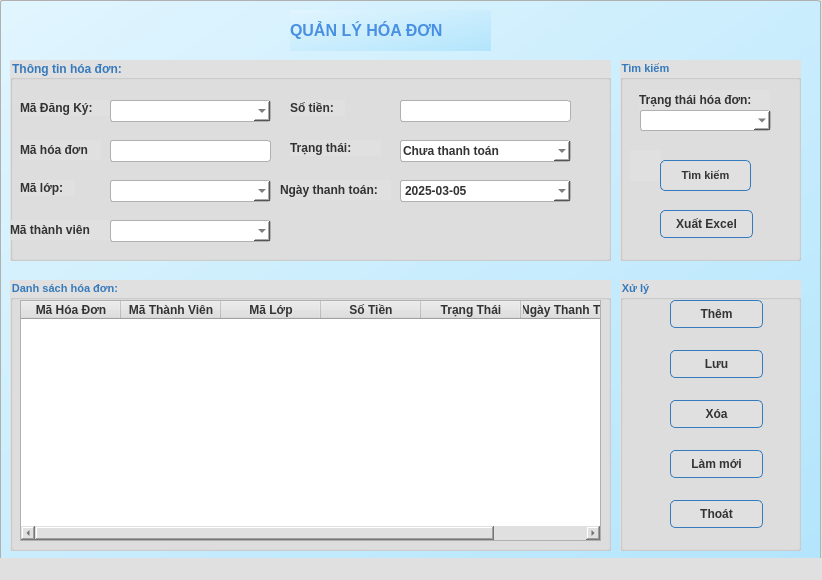
<?xml version="1.0" encoding="UTF-8"?>
<ui version="4.0">
 <class>MainWindow</class>
 <widget class="QMainWindow" name="MainWindow">
  <property name="geometry">
   <rect>
    <x>0</x>
    <y>0</y>
    <width>822</width>
    <height>580</height>
   </rect>
  </property>
  <property name="windowTitle">
   <string>MainWindow</string>
  </property>
  <property name="styleSheet">
   <string notr="true">
                   QPushButton {
                       background-color: #4A90E2;
                       color: #FFFFFF;
                       font-weight: bold;
                       border: 1px solid #357ABD;
                       border-radius: 5px;
                   }
                   QPushButton:hover {
                       background-color: #357ABD;
                       color: #FFFFFF;
                       border: 2px solid #4A90E2;
                   }
                   QLabel#titleLabel {
                       font-size: 20px;
                       font-weight: bold;
                       color: #357ABD;
                   }
                   QWidget {
                       background-color: #E0E0E0;
                       color: #333333;
                       font-weight: bold;
                   }
                   QLineEdit {
                       background-color: #FFFFFF;
                       color: #333333;
                       border: 1px solid #B0B0B0;
                       border-radius: 3px;
                       padding: 2px;
                   }
                   QComboBox, QDateEdit {
                       background-color: #FFFFFF;
                       color: #333333;
                       border: 1px solid #B0B0B0;
                       border-radius: 3px;
                       padding: 2px;
                   }
                   QGroupBox {
                       font-weight: bold;
                       color: #357ABD;
                   }
                   QTableWidget {
                       background-color: #FFFFFF;
                       color: #333333;
                       border: 1px solid #B0B0B0;
                   }
                   QTableWidget::item:selected {
                       background-color: #4A90E2;
                       color: #FFFFFF;
                   }
   </string>
  </property>
  <widget class="QWidget" name="centralwidget">
   <widget class="QLineEdit" name="lineEdit">
    <property name="geometry">
     <rect>
      <x>0</x>
      <y>0</y>
      <width>821</width>
      <height>561</height>
     </rect>
    </property>
    <property name="styleSheet">
     <string notr="true">QWidget { background-color: qlineargradient(x1:0, y1:0, x2:1, y2:1, stop:0 #E1F5FE, stop:1 #B3E5FC); }</string>
    </property>
   </widget>
   <widget class="QLabel" name="label">
    <property name="geometry">
     <rect>
      <x>290</x>
      <y>10</y>
      <width>201</width>
      <height>41</height>
     </rect>
    </property>
    <property name="font">
     <font>
      <pointsize>12</pointsize>
      <weight>75</weight>
      <bold>true</bold>
     </font>
    </property>
    <property name="styleSheet">
     <string notr="true">color: #4A90E2; background-color: qlineargradient(x1:0, y1:0, x2:1, y2:1, stop:0 #E1F5FE, stop:1 #B3E5FC);</string>
    </property>
    <property name="text">
     <string>QUẢN LÝ HÓA ĐƠN</string>
    </property>
   </widget>
   <widget class="QGroupBox" name="groupBox">
    <property name="geometry">
     <rect>
      <x>10</x>
      <y>60</y>
      <width>601</width>
      <height>201</height>
     </rect>
    </property>
    <property name="font">
     <font>
      <pointsize>9</pointsize>
      <weight>75</weight>
      <bold>true</bold>
     </font>
    </property>
    <property name="title">
     <string>Thông tin hóa đơn:</string>
    </property>
    <widget class="QLabel" name="label_16">
     <property name="geometry">
      <rect>
       <x>10</x>
       <y>40</y>
       <width>91</width>
       <height>16</height>
      </rect>
     </property>
     <property name="text">
      <string>Mã Đăng Ký:</string>
     </property>
    </widget>
    <widget class="QComboBox" name="txtmadk">
     <property name="geometry">
      <rect>
       <x>100</x>
       <y>40</y>
       <width>161</width>
       <height>22</height>
      </rect>
     </property>
    </widget>
    <widget class="QLabel" name="label_5">
     <property name="geometry">
      <rect>
       <x>10</x>
       <y>80</y>
       <width>81</width>
       <height>20</height>
      </rect>
     </property>
     <property name="text">
      <string>Mã hóa đơn</string>
     </property>
    </widget>
    <widget class="QLineEdit" name="txtmahoadon">
     <property name="geometry">
      <rect>
       <x>100</x>
       <y>80</y>
       <width>161</width>
       <height>22</height>
      </rect>
     </property>
    </widget>
    <widget class="QLabel" name="label_11">
     <property name="geometry">
      <rect>
       <x>10</x>
       <y>120</y>
       <width>55</width>
       <height>16</height>
      </rect>
     </property>
     <property name="text">
      <string>Mã lớp:</string>
     </property>
    </widget>
    <widget class="QComboBox" name="txtmalop">
     <property name="geometry">
      <rect>
       <x>100</x>
       <y>120</y>
       <width>161</width>
       <height>22</height>
      </rect>
     </property>
    </widget>
    <widget class="QLabel" name="label_15">
     <property name="geometry">
      <rect>
       <x>0</x>
       <y>160</y>
       <width>101</width>
       <height>20</height>
      </rect>
     </property>
     <property name="text">
      <string>Mã thành viên</string>
     </property>
    </widget>
    <widget class="QComboBox" name="txtmatv">
     <property name="geometry">
      <rect>
       <x>100</x>
       <y>160</y>
       <width>161</width>
       <height>22</height>
      </rect>
     </property>
    </widget>
    <widget class="QLabel" name="label_17">
     <property name="geometry">
      <rect>
       <x>280</x>
       <y>40</y>
       <width>55</width>
       <height>16</height>
      </rect>
     </property>
     <property name="text">
      <string>Số tiền:</string>
     </property>
    </widget>
    <widget class="QLabel" name="label_19">
     <property name="geometry">
      <rect>
       <x>280</x>
       <y>80</y>
       <width>91</width>
       <height>16</height>
      </rect>
     </property>
     <property name="text">
      <string>Trạng thái:</string>
     </property>
    </widget>
    <widget class="QLabel" name="label_18">
     <property name="geometry">
      <rect>
       <x>270</x>
       <y>120</y>
       <width>111</width>
       <height>20</height>
      </rect>
     </property>
     <property name="text">
      <string>Ngày thanh toán:</string>
     </property>
    </widget>
    <widget class="QLineEdit" name="txtsotien">
     <property name="geometry">
      <rect>
       <x>390</x>
       <y>40</y>
       <width>171</width>
       <height>22</height>
      </rect>
     </property>
    </widget>
    <widget class="QComboBox" name="txttrangthai">
     <property name="geometry">
      <rect>
       <x>390</x>
       <y>80</y>
       <width>171</width>
       <height>22</height>
      </rect>
     </property>
     <item>
      <property name="text">
       <string>Chưa thanh toán</string>
      </property>
     </item>
     <item>
      <property name="text">
       <string>Đã thanh toán</string>
      </property>
     </item>
    </widget>
    <widget class="QDateEdit" name="txtngaythanhtoan">
     <property name="geometry">
      <rect>
       <x>390</x>
       <y>120</y>
       <width>171</width>
       <height>22</height>
      </rect>
     </property>
     <property name="displayFormat">
      <string>yyyy-MM-dd</string>
     </property>
     <property name="calendarPopup">
      <bool>true</bool>
     </property>
     <property name="date">
      <date>
       <year>2025</year>
       <month>3</month>
       <day>5</day>
      </date>
     </property>
    </widget>
   </widget>
   <widget class="QGroupBox" name="groupBox_3">
    <property name="geometry">
     <rect>
      <x>620</x>
      <y>60</y>
      <width>181</width>
      <height>201</height>
     </rect>
    </property>
    <property name="font">
     <font>
      <pointsize>8</pointsize>
      <weight>75</weight>
      <bold>true</bold>
     </font>
    </property>
    <property name="title">
     <string>Tìm kiếm</string>
    </property>
    <widget class="QLabel" name="label_20">
     <property name="geometry">
      <rect>
       <x>19</x>
       <y>30</y>
       <width>131</width>
       <height>20</height>
      </rect>
     </property>
     <property name="text">
      <string>Trạng thái hóa đơn:</string>
     </property>
    </widget>
    <widget class="QComboBox" name="txtmahoadon_2">
     <property name="geometry">
      <rect>
       <x>20</x>
       <y>50</y>
       <width>131</width>
       <height>21</height>
      </rect>
     </property>
    </widget>
    <widget class="QLabel" name="label_25">
     <property name="geometry">
      <rect>
       <x>10</x>
       <y>90</y>
       <width>31</width>
       <height>31</height>
      </rect>
     </property>
     <property name="pixmap">
      <pixmap>anh/timkiem.png</pixmap>
     </property>
     <property name="scaledContents">
      <bool>true</bool>
     </property>
    </widget>
    <widget class="QPushButton" name="btnxuat">
     <property name="geometry">
      <rect>
       <x>40</x>
       <y>150</y>
       <width>93</width>
       <height>28</height>
      </rect>
     </property>
     <property name="text">
      <string>Xuất Excel</string>
     </property>
    </widget>
    <widget class="QPushButton" name="btntimkiem">
     <property name="geometry">
      <rect>
       <x>40</x>
       <y>100</y>
       <width>91</width>
       <height>31</height>
      </rect>
     </property>
     <property name="font">
      <font>
       <pointsize>8</pointsize>
       <weight>75</weight>
       <bold>true</bold>
      </font>
     </property>
     <property name="text">
      <string>Tìm kiếm</string>
     </property>
    </widget>
   </widget>
   <widget class="QGroupBox" name="groupBox_2">
    <property name="geometry">
     <rect>
      <x>10</x>
      <y>280</y>
      <width>601</width>
      <height>271</height>
     </rect>
    </property>
    <property name="font">
     <font>
      <pointsize>8</pointsize>
      <weight>75</weight>
      <bold>true</bold>
     </font>
    </property>
    <property name="title">
     <string>Danh sách hóa đơn:</string>
    </property>
    <widget class="QTableWidget" name="tblds">
     <property name="geometry">
      <rect>
       <x>10</x>
       <y>20</y>
       <width>581</width>
       <height>241</height>
      </rect>
     </property>
     <column>
      <property name="text">
       <string>Mã Hóa Đơn</string>
      </property>
     </column>
     <column>
      <property name="text">
       <string>Mã Thành Viên</string>
      </property>
     </column>
     <column>
      <property name="text">
       <string>Mã Lớp</string>
      </property>
     </column>
     <column>
      <property name="text">
       <string>Số Tiền</string>
      </property>
     </column>
     <column>
      <property name="text">
       <string>Trạng Thái</string>
      </property>
     </column>
     <column>
      <property name="text">
       <string>Ngày Thanh Toán</string>
      </property>
     </column>
    </widget>
   </widget>
   <widget class="QGroupBox" name="groupBox_6">
    <property name="geometry">
     <rect>
      <x>620</x>
      <y>280</y>
      <width>181</width>
      <height>271</height>
     </rect>
    </property>
    <property name="font">
     <font>
      <pointsize>8</pointsize>
      <weight>75</weight>
      <bold>true</bold>
     </font>
    </property>
    <property name="title">
     <string>Xử lý</string>
    </property>
    <widget class="QPushButton" name="btnthem">
     <property name="geometry">
      <rect>
       <x>50</x>
       <y>20</y>
       <width>93</width>
       <height>28</height>
      </rect>
     </property>
     <property name="text">
      <string>Thêm</string>
     </property>
    </widget>
    <widget class="QPushButton" name="btnlammoi">
     <property name="geometry">
      <rect>
       <x>50</x>
       <y>170</y>
       <width>93</width>
       <height>28</height>
      </rect>
     </property>
     <property name="text">
      <string>Làm mới</string>
     </property>
    </widget>
    <widget class="QPushButton" name="btnluu">
     <property name="geometry">
      <rect>
       <x>50</x>
       <y>70</y>
       <width>93</width>
       <height>28</height>
      </rect>
     </property>
     <property name="text">
      <string>Lưu</string>
     </property>
    </widget>
    <widget class="QPushButton" name="btnxoa">
     <property name="geometry">
      <rect>
       <x>50</x>
       <y>120</y>
       <width>93</width>
       <height>28</height>
      </rect>
     </property>
     <property name="text">
      <string>Xóa</string>
     </property>
    </widget>
    <widget class="QPushButton" name="btnthoat">
     <property name="geometry">
      <rect>
       <x>50</x>
       <y>220</y>
       <width>93</width>
       <height>28</height>
      </rect>
     </property>
     <property name="text">
      <string>Thoát</string>
     </property>
    </widget>
   </widget>
  </widget>
  <widget class="QStatusBar" name="statusbar"/>
 </widget>
 <resources/>
 <connections/>
</ui>
